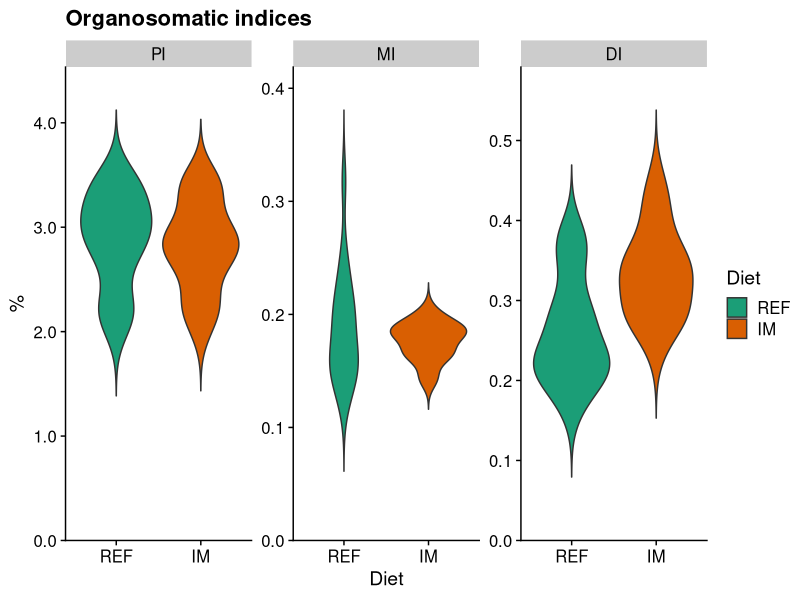
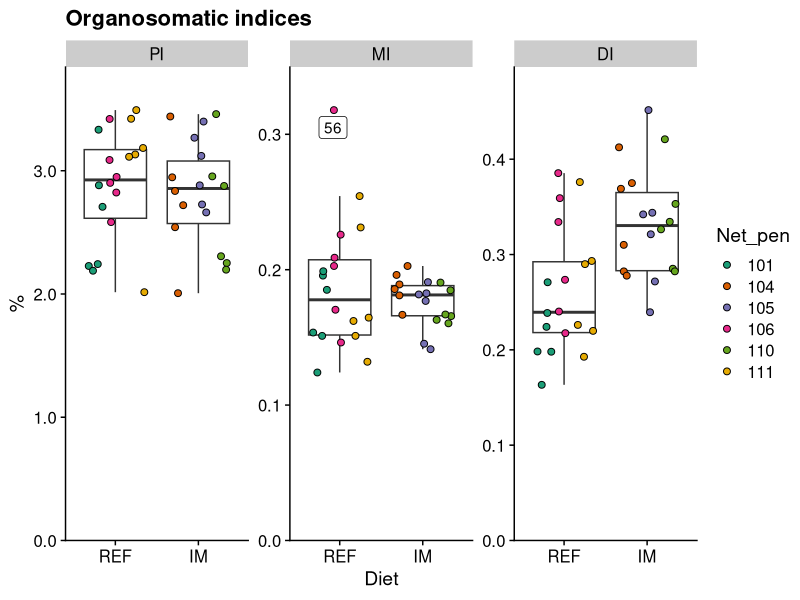
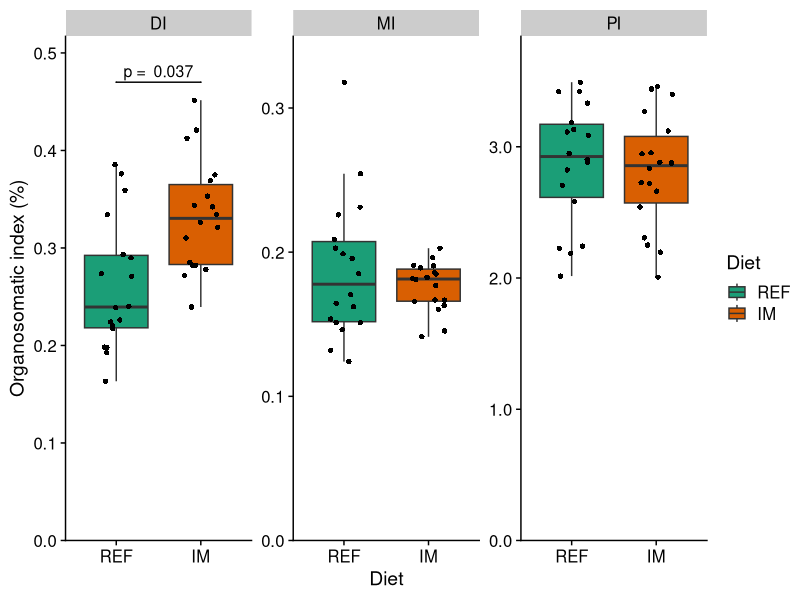
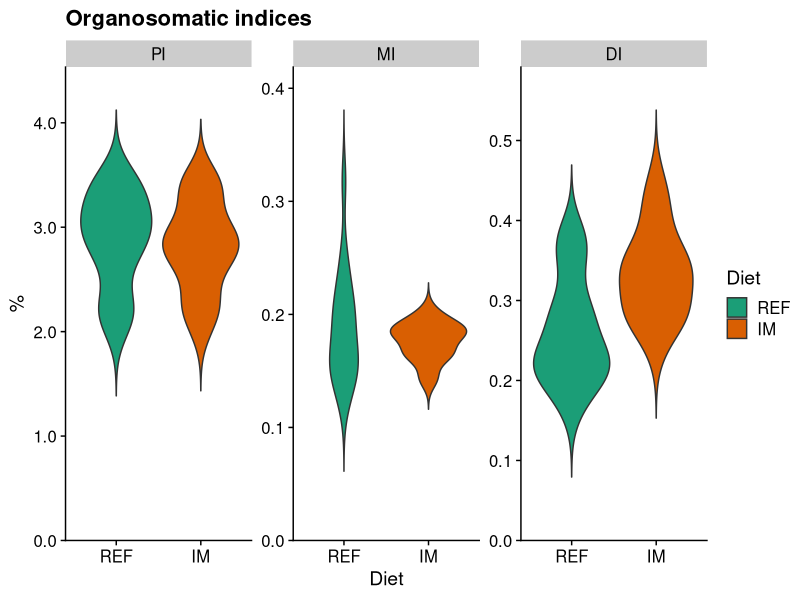
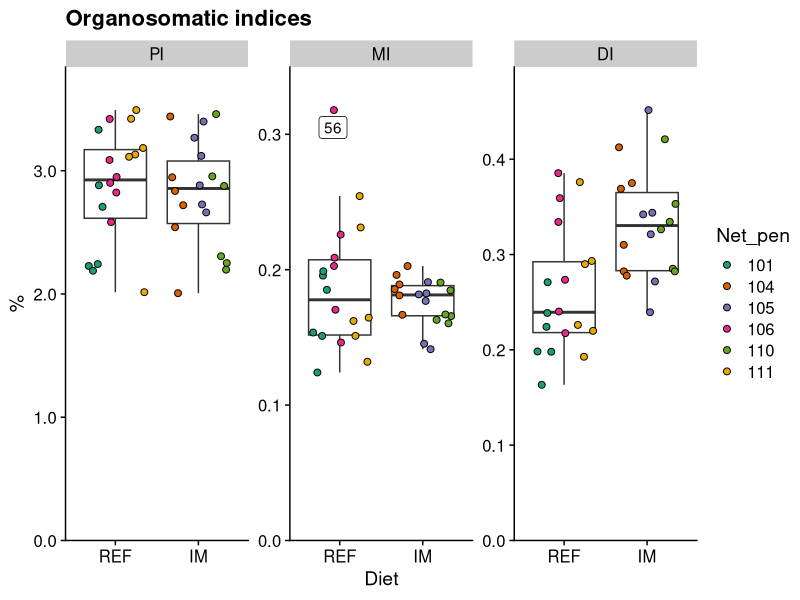
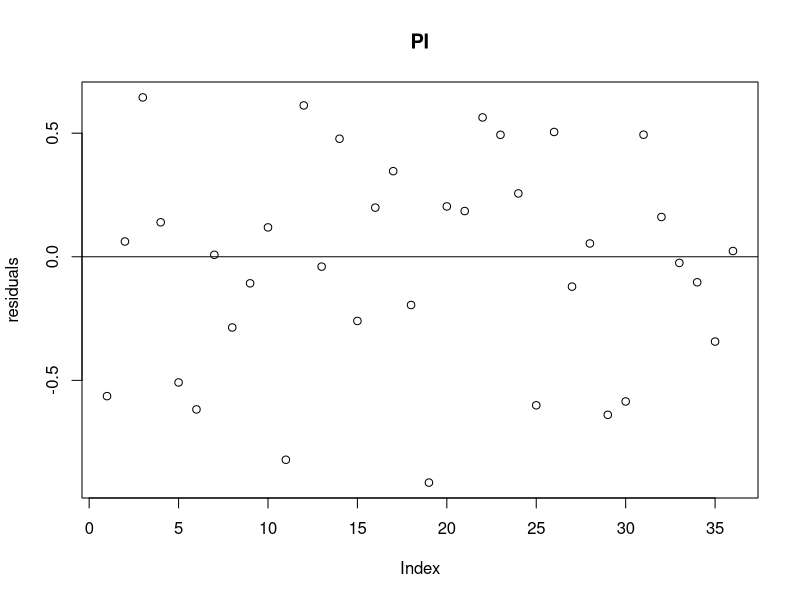
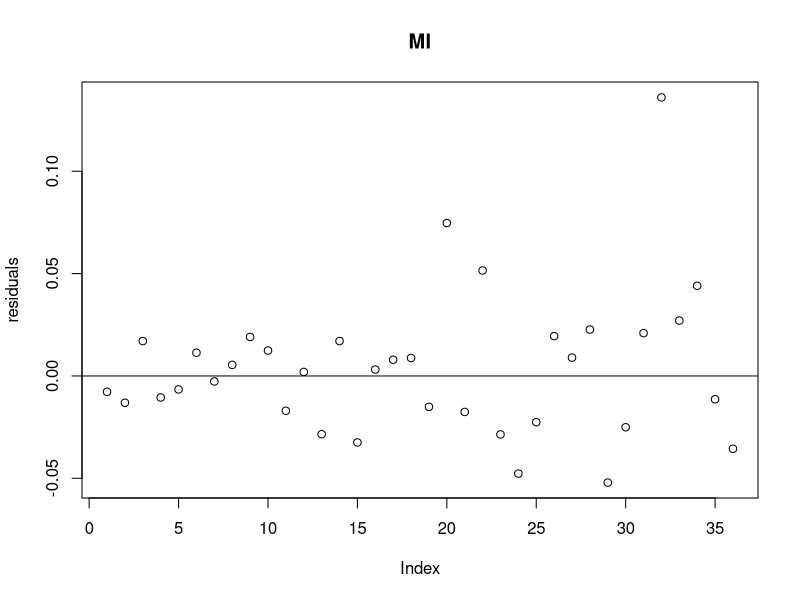
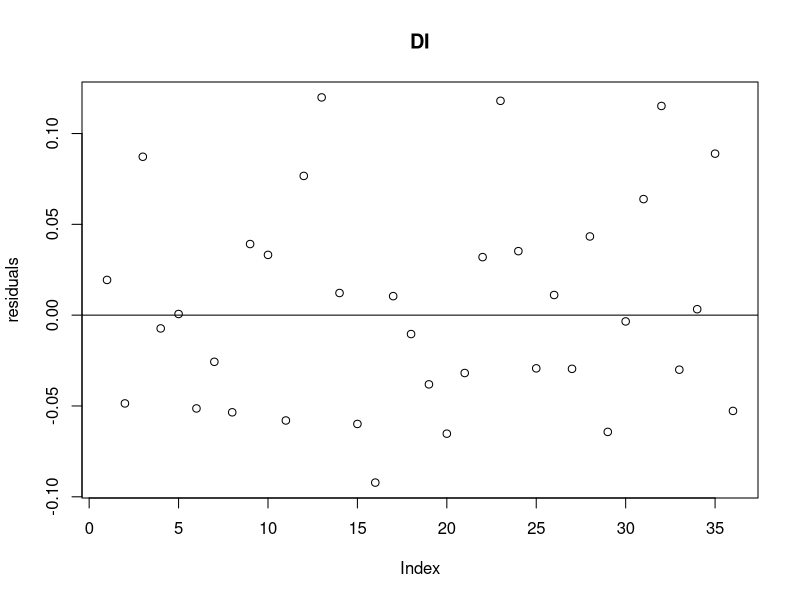

Reproduce these figures in R, in order. (Note: this script raises an error after producing the figures.)
library(tidyverse) # tidy, manipulate and plot data
library(cowplot) #  a ggplot2 add-on to provide a publication-ready theme 
library(nlme) # run linear mixed model
library(ggsignif) # add p values to plot

# Import and tidy data #########################################################
df <- read.csv("./data/raw_data/AqFl2_organosomatic_index.csv", 
               header = T, 
               na.strings = c(""), 
               stringsAsFactors = FALSE)

head(df, n = 20L)
str(df)

# Calculate organosomatic index (OSI)
df <- df %>%
  mutate(OSI = 100 * Organ_weight / Body_weight)
  
# Exploratory analysis ######################################################### 
# Define a function for setting the number of decimals shown on axis
fmt_dcimals <- function(decimals = 0){
  function(x) format(x, nsmall = decimals, scientific = FALSE)
}

# Define a function for identifying outliers
is_outlier <- function(x) {
  x < quantile(x, 0.25) - 1.5 * IQR(x) | x > quantile(x, 0.75) + 1.5 * IQR(x)
}

# Convert numeric variable to character
df <- within(df, {
  Sample_ID <- as.character(Sample_ID)
  Net_pen <- as.character(Net_pen)
})

# Convert character to factor, specifying the desired order to be shown on plots
df$Diet <- factor(df$Diet, levels = c("REF", "IM"))
df$Gut_segment <- factor(df$Gut_segment, levels = c("PI", "MI", "DI"))

# Violin plot to check data distribution ---------------------------------------
ggplot(df, aes(x = Diet, y = OSI)) + 
    geom_violin(aes(fill = Diet), trim = FALSE) +
    facet_wrap(~ Gut_segment, nrow = 1, scales = "free_y") +
    stat_summary(fun.data = "mean_sdl", 
                 fun.args = list(mult = 1), 
                 geom = "pointrange") + # add mean and SD 
    scale_y_continuous(limits = c(0, NA), 
                       labels = fmt_dcimals(1), 
                       expand = expand_scale(mult = c(0, 0.1))) + 
    labs(title = "Organosomatic indices", y = "%") +
    theme_cowplot() +
    scale_fill_brewer(palette = "Dark2")
  
ggsave('./results/exploratory_analysis/OSI_violin.pdf', units = "in", dpi = 300)

# Box plot to check outliers and explore for cluster effect, i.e., net pen -----
df %>%
  group_by(Gut_segment, Diet) %>%
  mutate(outlier = is_outlier(OSI)) %>% # mark outliers within each diet for each gut segment
  ggplot(aes(x = Diet, y = OSI, label = ifelse(outlier, Sample_ID, NA))) +
    geom_boxplot(outlier.shape = NA) +
    geom_point(aes(fill = Net_pen), size = 2, shape = 21, 
               position = position_jitterdodge(0.2)) +
    facet_wrap(~ Gut_segment, nrow = 1, scales="free_y") +
    ggrepel::geom_label_repel() + # label outliers using Sample_ID
    scale_y_continuous(limits = c(0, NA), 
                       labels = fmt_dcimals(1), 
                       expand = expand_scale(mult = c(0, 0.1))) +
    labs(title = "Organosomatic indices", y = "%") +
    theme_cowplot() +
    scale_fill_brewer(palette = "Dark2")

ggsave('./results/exploratory_analysis/OSI_boxPlot.pdf', units = "in", dpi = 300)
# For sanity, check sampling records and raw data of outliers for any warning notes or mistakes

# Statistics ###################################################################
# Split the data frame by "Gut_segment"
df_spl <- df %>% 
  split(f = .$Gut_segment)

# Run linear mixed model for each data frame using lapply()
lme <- lapply(df_spl, function(x) lme(OSI ~ Diet, 
                                      random = ~1|Net_pen, 
                                      varPower(form = ~ fitted(.)), 
                                      data = x)
              )

# Get model summary and extract p values of the Diet effect
smr <- lapply(lme, function(x) summary(x))
anv <- lapply(lme, function(x) anova(x))

p_val <- data.frame(row.names = NULL,
                    "Gut_segment" = names(lme),
                    "p_values" = unlist(lapply(anv, function(x) x[[4]][[2]]))
                    ) %>% 
  arrange(desc(Gut_segment))    
  
# Model diagnostics ------------------------------------------------------------
# Extract residuals
res <- lapply(lme, function(x) resid(x))

# 1.Linearity and homoskedasticity of residuals
pdf(file = "./results/statistics/OSI_resid_plot.pdf") 

lapply(
  seq_along(res), # add index to the elements in the list "res" so that element names and contents can be extracted
  function(x) 
  {
    plot(res[[x]], main = names(res)[x], ylab = "residuals") # make residual plot for each model
    abline(0,0)
  }
)

dev.off() 

# 2.Absence of collinearity. When more than one fixed effects are included, the collinearity shoulb be checked.
# Not applicable to the present dataset, which has only one fixed effect

# 3.Normality of residuals
pdf(file = "./results/statistics/OSI_qqplot.pdf")

lapply(
  seq_along(res), 
  function(x) 
  {
    qqnorm(res[[x]], main = paste("Normal Q-Q Plot: ", names(res)[x])) # make qq plot for each model
    qqline(res[[x]])
  }
)

dev.off()

# 4.Absence of influential data points

# Visual inspection of residual plot and qq plot did not reveal any obvious 
# deviations from homoscedasticity or normality. There's, however, one leverage 
# point in MI. From the boxplot we can tell that leaving out this data point 
# won't affect the conclusion (significant or not). Hence, there's no need to 
# run a new test.

# Make Figure 1 ################################################################
# Initial plot
fig1 <- df %>% 
  ggplot(aes(x = Diet, y = OSI)) +
    geom_boxplot(aes(fill = Diet), outlier.shape = NA) +
    geom_jitter(shape = 16, position = position_jitter(0.2)) +
    facet_wrap(~ Gut_segment, nrow = 1, scales = "free_y") +
    scale_y_continuous(limits = c(0, NA), 
                       labels = fmt_dcimals(1), 
                       expand = expand_scale(mult = c(0, 0.1))) +  
    labs(y = "Organosomatic index (%)") +
    theme_cowplot() +
    scale_fill_brewer(palette = "Dark2")

# Add significant p values to the plot -----------------------------------------
# Make a datafraome for the p-value annotation
ann <- p_val %>%
  arrange(Gut_segment) %>%
  filter(p_values <= 0.05) %>% # retain rows with p vales smaller than 0.05 for the annotation
  mutate(p_values = formatC(p_values, format = "f", digits = 3), # format digits of p values
         p_values = paste("p = ", p_values), # add label "p =" to p values
         start = rep("REF", nrow(.)), # start position of p value labeling on x axis
         end = rep("IM", nrow(.)), # end position of p value labeling on x axis
         y = rep(0.47, nrow(.)) # position of p value label on y axis
         ) 
 
# Add the significant p values. The warning about the missing aesthetics can be ignored.
fig1 + geom_signif(data = ann, 
                   aes(xmin = start, 
                       xmax = end, 
                       annotations = p_values, 
                       y_position = y),
                   textsize = 4, 
                   tip_length = 0,
                   manual = TRUE)

ggsave('./results/figures/Figure 1.tiff', units = "in", dpi = 300, compression = "lzw")

# Get session info
writeLines(capture.output(sessionInfo()), "./code/organosomatic_index_sessionInfo.txt")